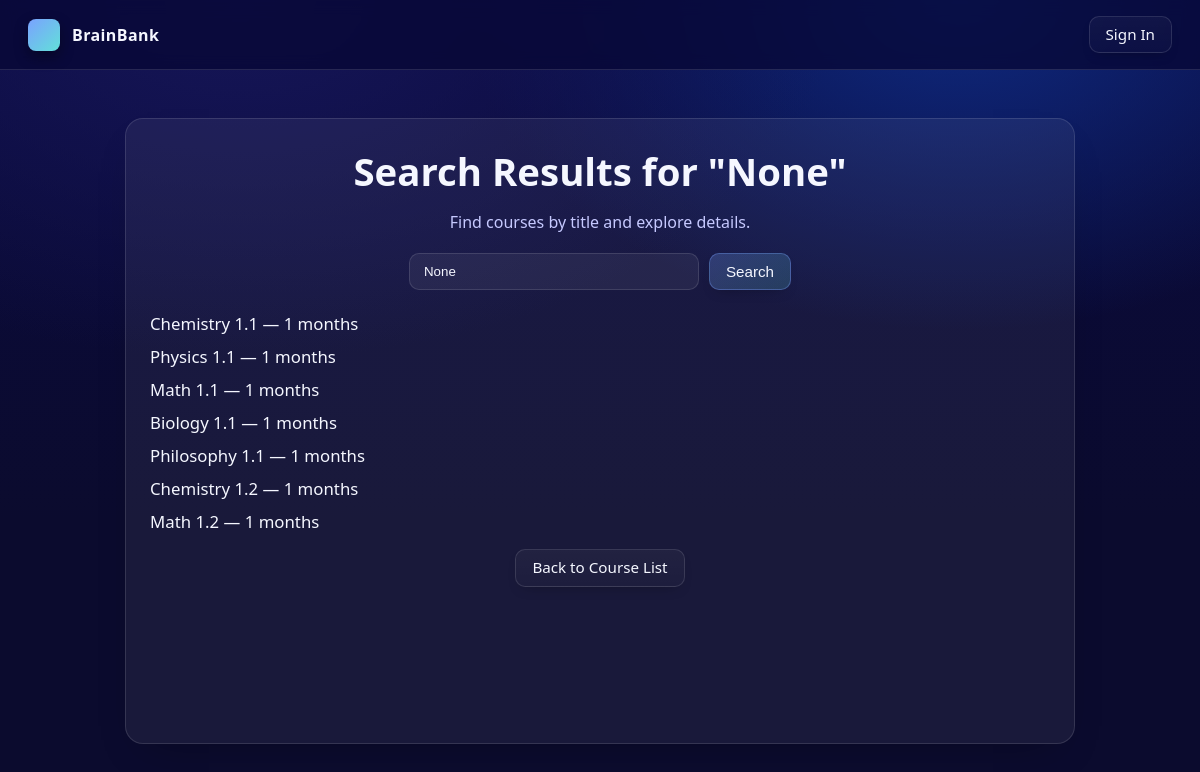
The app's page /search/ with its own data.
### courses/models.py (models this page shows, shortened)
class Course(models.Model):
    title = models.CharField(max_length=200)
    description = models.TextField()
    duration = models.IntegerField(help_text="Duration in months", default=1)
    price = models.DecimalField(max_digits=8, decimal_places=2, default=0.00)
    category = models.CharField(max_length=100, blank=True, null=True)
    level = models.CharField(max_length=50, choices=[
        ('Beginner', 'Beginner'),
        ('Intermediate', 'Intermediate'),
        ('Advanced', 'Advanced')
    ], default='Beginner')
    content = models.TextField(blank=True, null=True, help_text="Full HTML content for this course")

### courses/views.py (the view)
# urls.py: path('search/', views.course_search, name='course_search'),
def course_search(request):
    query = request.GET.get('q')
    courses = Course.objects.filter(title__icontains=query) if query else Course.objects.all()
    context = {'courses': courses, 'query': query}
    if request.user.is_authenticated:
        try:
            context['player_profile'] = PlayerProfile.objects.get(user=request.user)
        except PlayerProfile.DoesNotExist:
            pass
    return render(request, 'course_search.html', context)

### courses/templates/course_search.html (shortened to what this page needs)
<!DOCTYPE html>
<html lang="en">
<head>
</head>
<body>
    <div class="top-bar">
        <div class="brand"><div class="brand-badge"></div>BrainBank</div>
        <div class="auth-actions">
            {% if user.is_authenticated %}
                <a class="btn btn-primary" href="{% url 'view_profile' user.username %}">View Profile</a>
            {% else %}
                <a class="btn" href="{% url 'sign_in' %}">Sign In</a>
            {% endif %}
        </div>
    </div>
    <main>
        <div class="card">
            <h1>Search Results for "{{ query }}"</h1>
            <p class="subtitle">Find courses by title and explore details.</p>
            <form method="get" action="{% url 'course_search' %}">
                <input type="text" name="q" value="{{ query }}" placeholder="Search for courses...">
                <button type="submit" class="btn btn-primary">Search</button>
            </form>
            <ul>
                {% for course in courses %}
                    <li>
                        <a href="{% url 'course_detail' course.pk %}">{{ course.title }}</a> — {{ course.duration }} months
                    </li>
                {% empty %}
                    <li>No courses found.</li>
                {% endfor %}
            </ul>
            <div style="display:flex; justify-content:center; margin-top:16px;">
                <a href="{% url 'course_list' %}" class="btn">Back to Course List</a>
            </div>
        </div>
    </main>
</body>
</html>

### courses/templates/course_search.html (style rules this page uses)
:root { --bg-start:#0a0a40; --bg-end:#161658; --card-bg:rgba(255,255,255,0.06); --text:#f5f7ff; --muted:#c6c9ff; --accent:#7aa2ff; --accent-2:#62e0d9; --border:rgba(255,255,255,0.12); --shadow:rgba(0,0,0,0.35); }
body { background: radial-gradient(1000px 600px at 20% 0%, var(--bg-end), transparent 60%), radial-gradient(900px 600px at 80% 0%, #0f2a80, transparent 55%), linear-gradient(180deg, var(--bg-start), #0b0b2e 65%); color: var(--text); font-family:'Segoe UI', Tahoma, Geneva, Verdana, sans-serif; margin:0; padding:0; min-height:100vh; display:flex; flex-direction:column; }
.top-bar { display:flex; justify-content:space-between; align-items:center; padding:16px 28px; background:rgba(7,7,53,0.75); backdrop-filter:blur(8px); -webkit-backdrop-filter:blur(8px); border-bottom:1px solid var(--border); position:sticky; top:0; z-index:10; }
.brand { display:flex; align-items:center; gap:12px; font-weight:700; letter-spacing:0.4px; }
.brand-badge { width:32px; height:32px; border-radius:8px; background:linear-gradient(135deg, var(--accent), var(--accent-2)); box-shadow:0 6px 14px var(--shadow); }
.auth-actions { display:flex; gap:12px; }
.btn { appearance:none; display:inline-flex; align-items:center; justify-content:center; gap:8px; padding:10px 16px; border-radius:10px; border:1px solid var(--border); color:var(--text); text-decoration:none; font-size:0.95rem; line-height:1; transition:transform .1s ease, background .2s ease, border-color .2s ease, box-shadow .2s ease, color .2s ease; background:linear-gradient(180deg, rgba(255,255,255,0.04), rgba(255,255,255,0.02)); box-shadow:0 6px 14px -8px var(--shadow); }
.btn-primary { background:linear-gradient(135deg, rgba(122,162,255,0.25), rgba(98,224,217,0.18)); border-color:rgba(122,162,255,0.35); }
main { flex:1; display:flex; justify-content:center; padding:48px 20px 56px; }
.card { width:min(900px,92%); background:var(--card-bg); border:1px solid var(--border); border-radius:18px; padding:26px 24px; box-shadow:0 18px 40px -22px var(--shadow); }
h1 { font-size:clamp(2rem,3.2vw,2.6rem); margin:0 0 14px; text-align:center; }
.subtitle { color:var(--muted); text-align:center; margin:0 0 20px; }
form { margin:0 auto 22px; display:flex; gap:10px; justify-content:center; }
input[type="text"] { padding:10px 14px; border-radius:10px; background:rgba(255,255,255,0.06); border:1px solid var(--border); color:var(--text); width:260px; }
input[type="text"]::placeholder { color:#bfc3ff; }
ul { list-style:none; padding:0; margin:0; max-width:720px; }
li { margin:10px 0; font-size:1.05rem; }
a { color:var(--text); text-decoration:none; border-bottom:1px solid transparent; }

### records on screen
Course: title "Chemistry 1.1", duration "1"
Course: title "Physics 1.1", duration "1"
Course: title "Math 1.1", duration "1"
Course: title "Biology 1.1", duration "1"
Course: title "Philosophy 1.1", duration "1"
Course: title "Chemistry 1.2", duration "1"
Course: title "Math 1.2", duration "1"

### other values on screen
{{ query }} "None"
